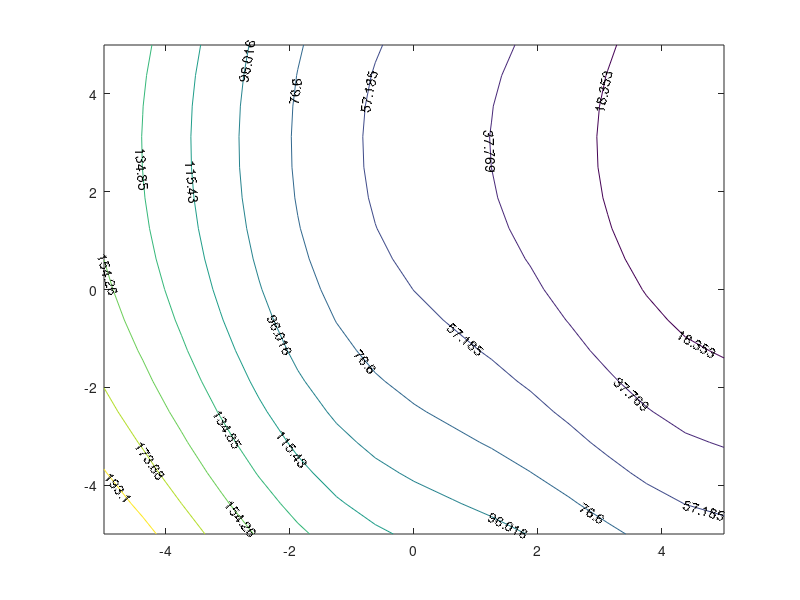
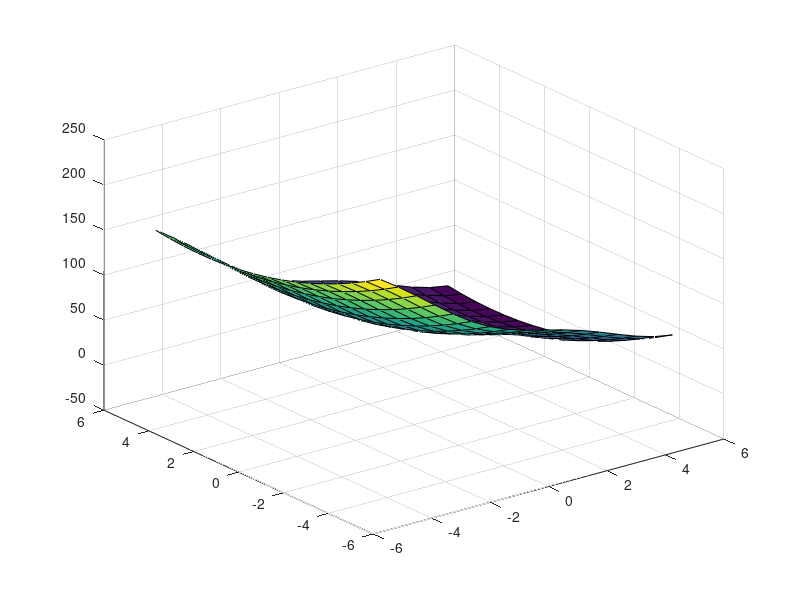

The MATLAB script that drew these images, in order:
clc

% Source function

fun = @(x1, x2) (x1-7).^2 + (x2-3).^2 + 5.*sin(x1) - cos(x1);

% x1 bounds
a1 = -5;
b1 = 5;

% x2 bounds
a2 = -5;
b2 = 5;

% Count of nodes on grid per each dimension
nodes = 16;

% Create Mesh Grid
[X Y] = meshgrid(a1:(b1-a1)/nodes:b1, a2:(b2-a2)/nodes:b2);

Z = fun(X, Y);

% Plot countours (level lines)
[CMatr h] = contour(X, Y, Z);
clabel(CMatr, h)

% Plot surface
figure
surf(X, Y, Z)

% Supply a starting point and invoke an optimization routine
x0 = [0; 0];    % Starting guess at the solution
lb = [a1 a2];   % Lower bounds
ub = [b1 b2];   % Upper bounds
myfun = @(x) fun(x(1), x(2));
[xmin, fmin] = fmincon(myfun, x0, [], [], [], [], lb, ub)
[xmax, fmax] = fmincon(@(x) -myfun(x), x0, [], [], [], [], lb, ub);
% Print X of max
xmax
% Print function max value
fmax = - fmax
